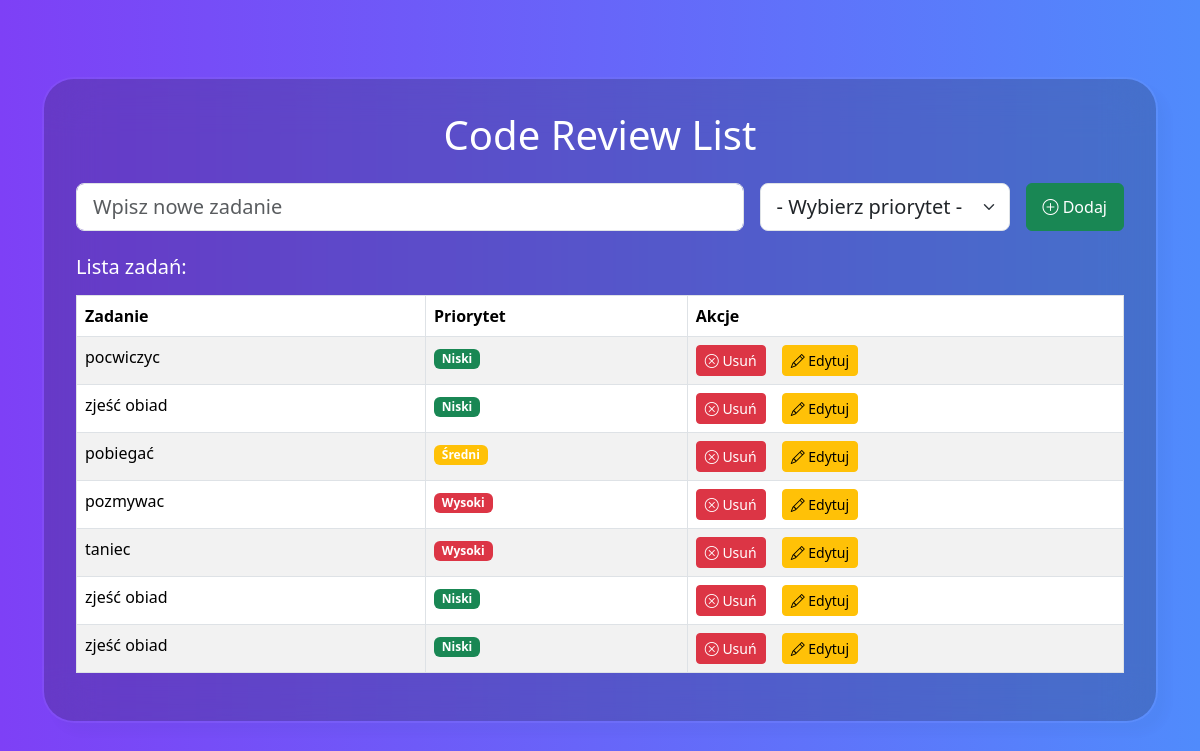
Before: / with the older database file.
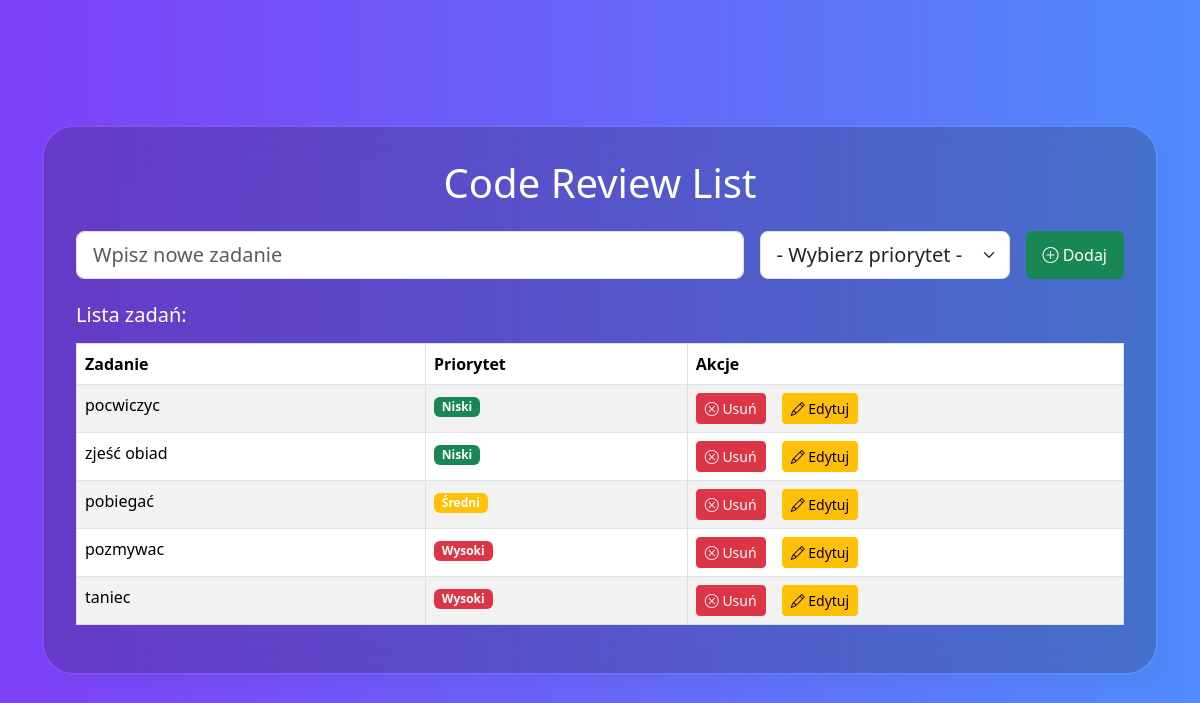
After: the same page with the newer database file.
### app.py (models this page shows, shortened)
class Task(db.Model):
    id = db.Column(db.Integer, primary_key=True)
    name = db.Column(db.String(100), nullable=False)
    priority = db.Column(db.String, nullable=False) #priority column

### app.py (the view, shortened to what this page needs)
@app.route('/', methods=['GET', 'POST'])
def todo():
    error_message = None
    tasks = Task.query.all()
    return render_template('todo.html', tasks=tasks)

### templates/todo.html (shortened to what this page needs)
{% extends 'base.html' %}
{% block content %}
    <h1 class="text-center mb-4">Code Review List</h1>
    <form action="" method="POST" class="d-flex mb-4 gap-3">
        <input type="text" name="task" class="form-control form-control-lg" placeholder="Wpisz nowe zadanie" required>
        <select name="priority" class="form-select form-select-lg" required>
            <option value="" disabled selected>- Wybierz priorytet -</option>
        </select>
        <button type="submit" class="btn btn-success flex-shrink-0 px-3"><i class="bi bi-plus-circle"></i> Dodaj</button>
    </form>
    {% if tasks %}
        <h5 class="mb-3">Lista zadań:</h5>
        <table class="table table-striped table-bordered">
            <thead>
                <tr>
                    <th scope="col" class="col-4">Zadanie</th>
                    <th scope="col" class="col-3">Priorytet</th>
                    <th scope="col" class="col-5">Akcje</th>
                </tr>
            </thead>
            <tbody>
                {% for task in tasks %}
                    <tr>
                        <td>{{ task.name }}</td>
                        <td>
                            <span class="badge
                                {% if task.priority == 'low' %} bg-success
                                {% elif task.priority == 'medium' %} bg-warning
                                {% else %} bg-danger
                                {% endif %}">
                                {% if task.priority == 'low' %}
                                    Niski
                                {% elif task.priority == 'medium' %}
                                    Średni
                                {% else %}
                                    Wysoki
                                {% endif %}
                            </span>
                        </td>
                        <td>
                            <div class="d-flex justify-content-start gap-3">
                                <form action="{{ url_for('delete_task', task_id=task.id) }}" method="POST">
                                    <button type="submit" class="btn btn-danger btn-sm">
                                        <i class="bi bi-x-circle"></i> Usuń
                                    </button>
                                </form>
                                <a href="{{ url_for('edit_task', task_id=task.id) }}" class="btn btn-warning btn-sm">
                                    <i class="bi bi-pencil"></i> Edytuj
                                </a>
                            </div>
                        </td>
                    </tr>
                {% endfor %}
            </tbody>
        </table>
    {% else %}
        <p class="text-muted text-center mt-3">Brak aktualnie zadań. Dodaj coś.</p>
    {% endif %}
{% endblock %}

### templates/base.html (shortened to what this page needs)
<!DOCTYPE html>
<html lang="en">
<head>
    <link href="https://cdn.jsdelivr.net/npm/bootstrap@5.3.2/dist/css/bootstrap.min.css" rel="stylesheet">
    <link href="https://cdn.jsdelivr.net/npm/bootstrap-icons/font/bootstrap-icons.css" rel="stylesheet">
    <link rel="stylesheet" href="{{ url_for('static', filename='styles.css') }}">
</head>
<body class="gradient-custom-2">
    <div class="container d-flex justify-content-center">
        <div class="mask-custom">
            {% block content %}{% endblock %}
        </div>
    </div>
</body>
</html>

### static/styles.css (style rules this page uses)
.gradient-custom-2 { background: linear-gradient(to right, rgba(126, 64, 246, 1), rgba(80, 139, 252, 1)); min-height: 100vh; display: flex; justify-content: center; align-items: center; padding: 20px; }
.mask-custom { background: rgba(24, 24, 16, 0.2); border-radius: 2em; backdrop-filter: blur(25px); border: 2px solid rgba(255, 255, 255, 0.05); background-clip: padding-box; box-shadow: 10px 10px 10px rgba(46, 54, 68, 0.03); padding: 2rem; max-width: 100%; width: 100%; box-sizing: border-box; min-width: 300px; color: white; }
.form-select.form-select-lg { max-width: 250px; padding-right: 2.5rem; }

Changed rows visible on the page:
removed Task: name "zjeść obiad", priority "Niski"
removed Task: name "zjeść obiad", priority "Niski"
